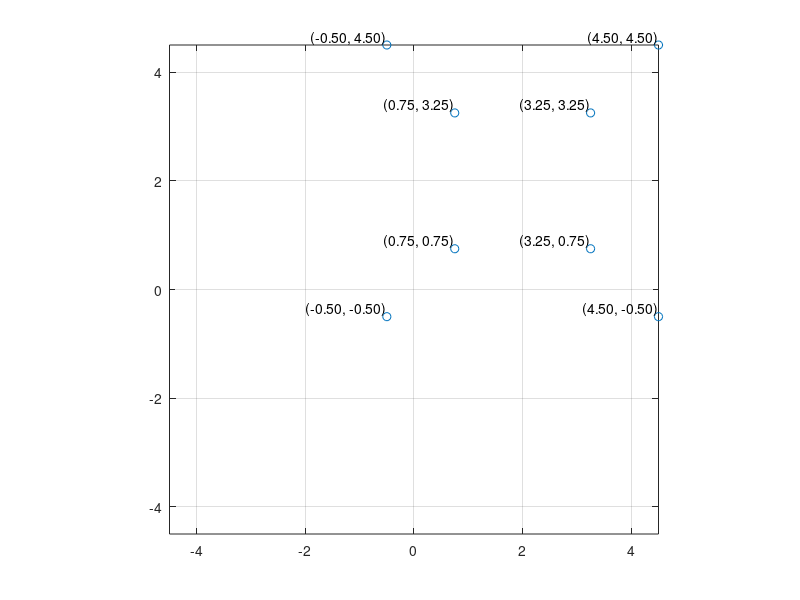

Write the MATLAB code that produced this figure.
% @autor: Armando Salazar
% @date: 27-11-23

clear, clc
center = [2 2 5];

points = [
    1 1 1;
    1 3 1;
    3 1 1;
    3 3 1;
    1 1 3;
    1 3 3;
    3 1 3;
    3 3 3];
u = - center(3) ./ (points(:,3) - center(3));
points(:,1) = center(1) + (points(:,1) - center(1)) .* u;
points(:,2) = center(2) + (points(:,2) - center(2)) .* u;

clear u

x = points(:,1);
y = points(:,2);

plot(x, y, 'o')

grid on
axis equal
xlim([-max(abs(x)), max(abs(x))]);
ylim([-max(abs(y)), max(abs(y))]);

for i = 1:length(x)
    % text(x(i), y(i), sprintf('(%d, %d)', round(x(i)), round(y(i))), 'VerticalAlignment', 'bottom', 'HorizontalAlignment', 'right');
    text(x(i), y(i), sprintf('(%.2f, %.2f)', x(i), y(i)), 'VerticalAlignment', 'bottom', 'HorizontalAlignment', 'right');
end

clear i x y




